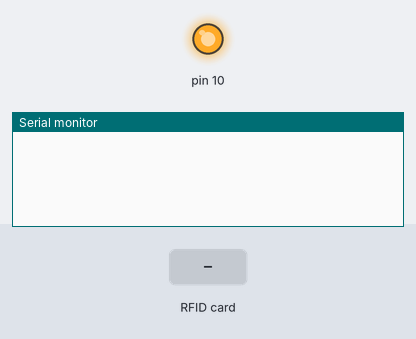
Bench run of a sketch on a simulated Arduino Uno, built with avr-gcc and run on an emulated ATmega328P. On the bench: output pins drawn as LEDs (lit = HIGH), the last lines printed to the serial monitor. The inputs (shaded band) are chosen by the test bench.

Above: at 1.2 s.
1.3 s: RFID card 7D C5 C3 DB held to the reader
At 2.7 s:
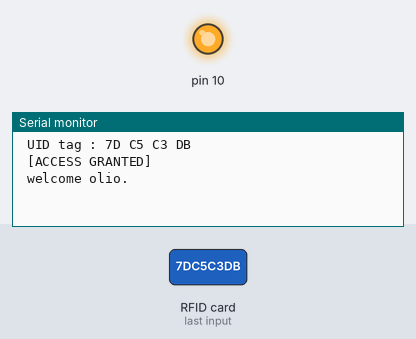
2.8 s: RFID card 42 10 DB 0D held to the reader
At 4.7 s:
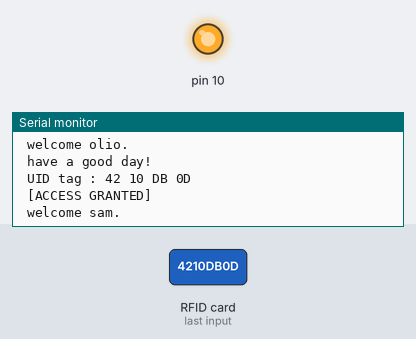
4.8 s: RFID card 5E 7A 19 C4 held to the reader
At 8.2 s:
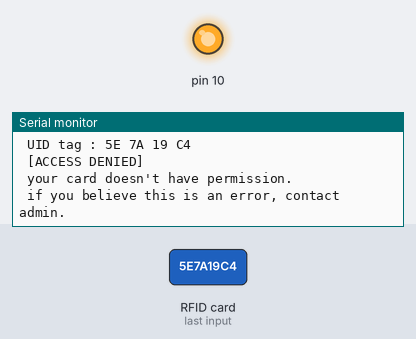

The sketch:

main.ino
```cpp
#define SS_PIN 4  //D2
#define RST_PIN 5 //D1

#include <SPI.h>
#include <MFRC522.h>

MFRC522 mfrc522(SS_PIN, RST_PIN);   // create MFRC522 instance.
int statuss = 0;
int out = 0;
void setup()
{
  Serial.begin(9600);   // initiate a serial communication
  SPI.begin();      // initiate  SPI bus
  mfrc522.PCD_Init();   // initiate MFRC522
}
void loop()
{
  // look for new cards
  if ( ! mfrc522.PICC_IsNewCardPresent())
  {
    return;
  }
  // select one of the cards
  if ( ! mfrc522.PICC_ReadCardSerial())
  {
    return;
  }
  // show UID on serial monitor
  Serial.println();
  Serial.print(" UID tag :");
  String content= "";
  byte letter;
  for (byte i = 0; i < mfrc522.uid.size; i++)
  {
     Serial.print(mfrc522.uid.uidByte[i] < 0x10 ? " 0" : " ");
     Serial.print(mfrc522.uid.uidByte[i], HEX);
     content.concat(String(mfrc522.uid.uidByte[i] < 0x10 ? " 0" : " "));
     content.concat(String(mfrc522.uid.uidByte[i], HEX));
  }
  content.toUpperCase();
  Serial.println();

  if (content.substring(1) == "7D C5 C3 DB") // card #1 uid
  {
    Serial.println(" [ACCESS GRANTED] ");
    delay(1000);
    Serial.println(" welcome olio. ");
    delay(1000);
    Serial.println(" have a good day! ");
    Serial.println();
    statuss = 1;
  }

  else if (content.substring(1) == "42 10 DB 0D") // card #2 uid
  {
    Serial.println(" [ACCESS GRANTED] ");
    delay(1000);
    Serial.println(" welcome sam. ");
    delay(1000);
    Serial.println(" have a good day! ");
    Serial.println();
    statuss = 1;
  }

  else   {
    Serial.println(" [ACCESS DENIED] ");
    delay(1000);
    Serial.println(" your card doesn't have permission. ");
    delay(1000);
    Serial.println(" if you believe this is an error, contact admin. ");
    Serial.println();
  }
}
```

Measured:
- after the input at 1.3 s, the serial monitor: prints a new line at once (image 1)
- after the input at 2.8 s, the serial monitor: prints a new line after 0.53 s (image 2)
- after the input at 4.8 s, the serial monitor: prints a new line after 0.54 s (image 3)
